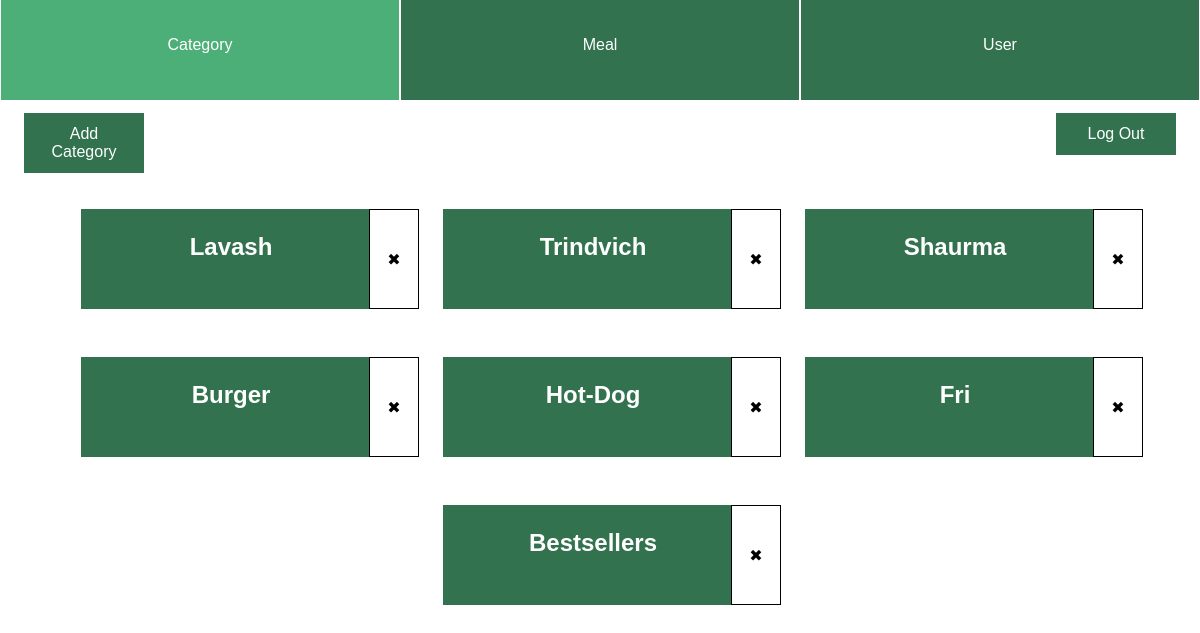
The page /category on the database its author committed.
### EvosApp/models.py (models this page shows, shortened)
class Category(models.Model):
    name = models.CharField(max_length=30)
    slug = models.SlugField()

### EvosApp/views.py (the view)
# urls.py: path('category', views.CategoryView.as_view(), name='categories'),
class CategoryView(ListView):
    model = Category
    template_name = 'EvosApp/admin/admin_category.html'
    context_object_name = 'categories'

### EvosApp/templates/EvosApp/admin/admin_category.html (shortened to what this page needs)
{% extends 'EvosApp/layouts/base.html' %}
{% load static %}
{% block style-back %}
    <link rel="stylesheet" href="{% static 'css/styles.css' %}">
{% endblock %}
{% block content %}
    {% include 'EvosApp/includes/headers_admin.html' %}
    <a class="add-cat" href="{% url 'add-category' %}">Add Category</a>
    <div class="category-info">
        {% for category in categories %}
            <a class="category-info-a" href="">
                <h2>{{ category.name }}</h2>
            </a>
            <a class="delete" href="{% url 'delete-category' cat_id=category.id %}">&#10006;</a>
        {% endfor %}
    </div>
{% endblock %}

### EvosApp/static/css/styles.css (style rules this page uses)
* { margin: 0; padding: 0; box-sizing: border-box; }
html { scroll-behavior: smooth; }
body { font-family: 'Poppins', sans-serif; animation: ease-in-out; transition: 2s; }
a { text-decoration: none; }
a { color: black; }
.add-cat { width: 10%; float: left; text-align: center; padding: 1%; margin: 1% 1% 1% 2%; border-top: 1px solid white; background-color: #32724e; color: white; text-decoration: none; }
.delete { background-color: white; color: black; display: flex; justify-content: center; align-items: center; text-decoration: none; border: 1px solid black; width: 1%; padding: 2%; margin-left: -3%; height: 100%; }
.category-info { display: flex; flex-wrap: wrap; justify-content: center; align-items: center; width: 100%; height: 100px; text-align: center; }
.category-info-a { text-decoration: none; margin: 2%; background-color: #32724e; padding: 2%; color: white; width: 25%; height: 100%; }

### rows shown on the page
Category: name "Lavash"
Category: name "Trindvich"
Category: name "Shaurma"
Category: name "Burger"
Category: name "Hot-Dog"
Category: name "Fri"
Category: name "Bestsellers"
